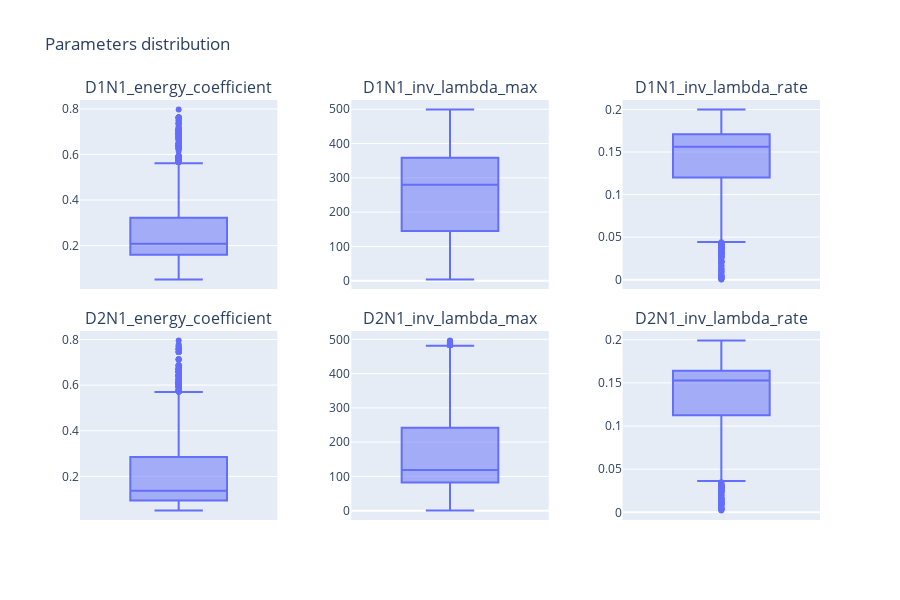

Here is the notebook cell this chart was saved with:
### Code cell
viewer.box_plot(3)

### Figure 1 — Plotly figure (JSON) as saved in the notebook; plotly's stock layout.template omitted (floating-point values rounded to 4 significant figures; data arrays with more than 128 entries replaced by an {"elided": "..."} marker saying what was removed)
{"data": [{"alignmentgroup": "True", "hovertemplate": "D1N1_energy_coefficient=%{y}<extra></extra>", "legendgroup": "", "marker": {"color": "#636efa"}, "name": "", "notched": false, "offsetgroup": "", "orientation": "v", "showlegend": false, "type": "box", "x0": " ", "xaxis": "x", "y": {"elided": "3523 float values"}, "y0": " ", "yaxis": "y"}, {"alignmentgroup": "True", "hovertemplate": "D1N1_inv_lambda_max=%{y}<extra></extra>", "legendgroup": "", "marker": {"color": "#636efa"}, "name": "", "notched": false, "offsetgroup": "", "orientation": "v", "showlegend": false, "type": "box", "x0": " ", "xaxis": "x2", "y": {"elided": "3523 float values"}, "y0": " ", "yaxis": "y2"}, {"alignmentgroup": "True", "hovertemplate": "D1N1_inv_lambda_rate=%{y}<extra></extra>", "legendgroup": "", "marker": {"color": "#636efa"}, "name": "", "notched": false, "offsetgroup": "", "orientation": "v", "showlegend": false, "type": "box", "x0": " ", "xaxis": "x3", "y": {"elided": "3523 float values"}, "y0": " ", "yaxis": "y3"}, {"alignmentgroup": "True", "hovertemplate": "D2N1_energy_coefficient=%{y}<extra></extra>", "legendgroup": "", "marker": {"color": "#636efa"}, "name": "", "notched": false, "offsetgroup": "", "orientation": "v", "showlegend": false, "type": "box", "x0": " ", "xaxis": "x4", "y": {"elided": "3523 float values"}, "y0": " ", "yaxis": "y4"}, {"alignmentgroup": "True", "hovertemplate": "D2N1_inv_lambda_max=%{y}<extra></extra>", "legendgroup": "", "marker": {"color": "#636efa"}, "name": "", "notched": false, "offsetgroup": "", "orientation": "v", "showlegend": false, "type": "box", "x0": " ", "xaxis": "x5", "y": {"elided": "3523 float values"}, "y0": " ", "yaxis": "y5"}, {"alignmentgroup": "True", "hovertemplate": "D2N1_inv_lambda_rate=%{y}<extra></extra>", "legendgroup": "", "marker": {"color": "#636efa"}, "name": "", "notched": false, "offsetgroup": "", "orientation": "v", "showlegend": false, "type": "box", "x0": " ", "xaxis": "x6", "y": {"elided": "3523 float values"}, "y0": " ", "yaxis": "y6"}], "layout": {"annotations": [{"font": {"size": 16}, "showarrow": false, "text": "D1N1_energy_coefficient", "x": 0.1333, "xanchor": "center", "xref": "paper", "y": 1, "yanchor": "bottom", "yref": "paper"}, {"font": {"size": 16}, "showarrow": false, "text": "D1N1_inv_lambda_max", "x": 0.5, "xanchor": "center", "xref": "paper", "y": 1, "yanchor": "bottom", "yref": "paper"}, {"font": {"size": 16}, "showarrow": false, "text": "D1N1_inv_lambda_rate", "x": 0.8667, "xanchor": "center", "xref": "paper", "y": 1, "yanchor": "bottom", "yref": "paper"}, {"font": {"size": 16}, "showarrow": false, "text": "D2N1_energy_coefficient", "x": 0.1333, "xanchor": "center", "xref": "paper", "y": 0.45, "yanchor": "bottom", "yref": "paper"}, {"font": {"size": 16}, "showarrow": false, "text": "D2N1_inv_lambda_max", "x": 0.5, "xanchor": "center", "xref": "paper", "y": 0.45, "yanchor": "bottom", "yref": "paper"}, {"font": {"size": 16}, "showarrow": false, "text": "D2N1_inv_lambda_rate", "x": 0.8667, "xanchor": "center", "xref": "paper", "y": 0.45, "yanchor": "bottom", "yref": "paper"}], "height": 600, "title": {"text": "Parameters distribution"}, "width": 900, "xaxis": {"anchor": "y", "domain": [0, 0.2667]}, "xaxis2": {"anchor": "y2", "domain": [0.3667, 0.6333]}, "xaxis3": {"anchor": "y3", "domain": [0.7333, 1]}, "xaxis4": {"anchor": "y4", "domain": [0, 0.2667]}, "xaxis5": {"anchor": "y5", "domain": [0.3667, 0.6333]}, "xaxis6": {"anchor": "y6", "domain": [0.7333, 1]}, "yaxis": {"anchor": "x", "domain": [0.55, 1]}, "yaxis2": {"anchor": "x2", "domain": [0.55, 1]}, "yaxis3": {"anchor": "x3", "domain": [0.55, 1]}, "yaxis4": {"anchor": "x4", "domain": [0, 0.45]}, "yaxis5": {"anchor": "x5", "domain": [0, 0.45]}, "yaxis6": {"anchor": "x6", "domain": [0, 0.45]}}}
